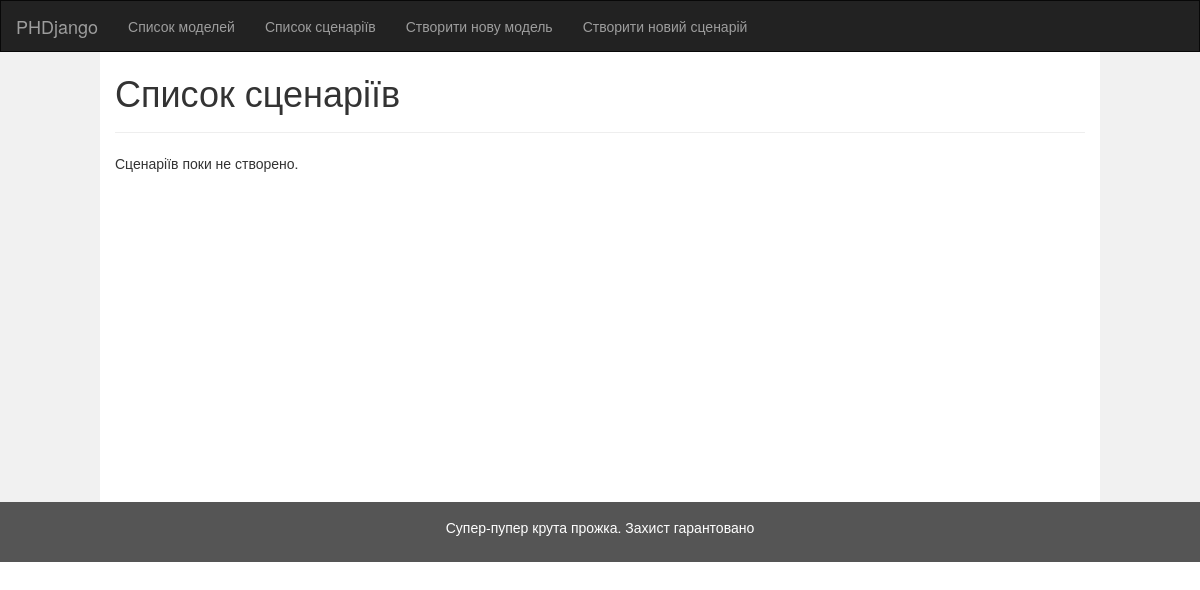
The app's page /models/model-run-config/, older data.
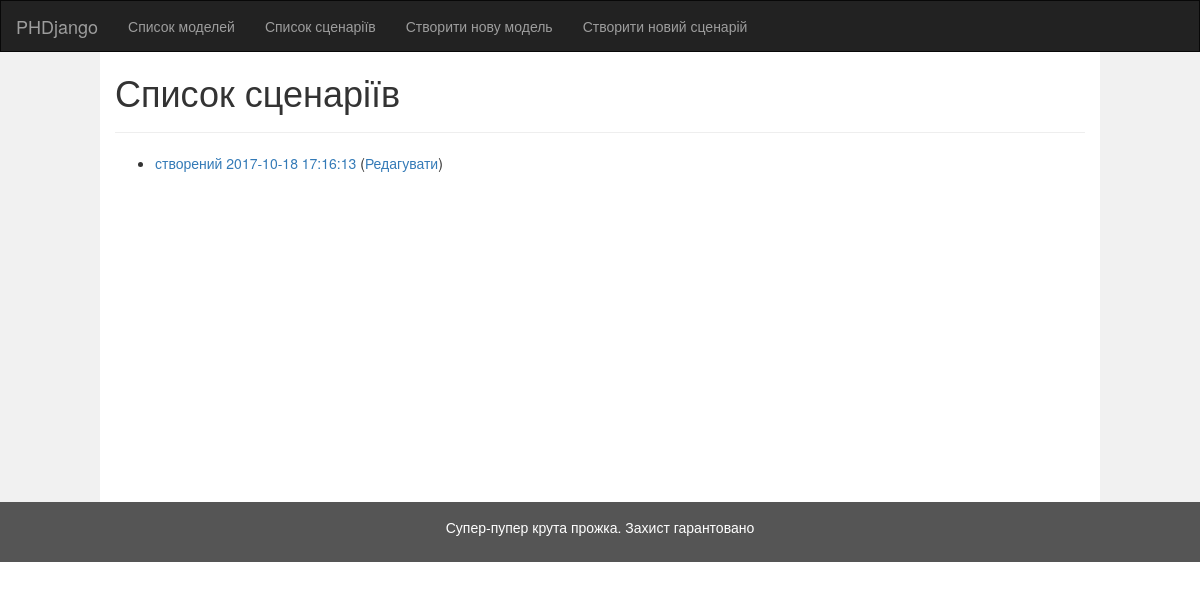
The same page, newer data.
### models/models.py (models this page shows)
class ModelRunConfiguration(models.Model):
    title = models.CharField(null=True, max_length=1024)
    created_at = models.DateTimeField(auto_now_add=True, null = True)
    iterations = models.IntegerField("Кількість ітерацій", default = 10)
    initial_money = models.FloatField("Початковий обсяг грошової маси", default = 100000)
    household_birth = models.IntegerField("Приріст чисельності домогосподарств", default = 10)
    firm_birth = models.IntegerField("Рівень появи нових фірм", default = 0)
    money_growth = models.FloatField("Приріст грошової маси", default = 2000)
    raw_firm_config = models.ForeignKey(FirmRunConfiguration, related_name="RawFirm", null=True)
    capital_firm_config = models.ForeignKey(FirmRunConfiguration, related_name="CapitalFirm", null=True)
    production_firm_config = models.ForeignKey(FirmRunConfiguration, related_name="ProductionFirm", null=True)
    household_config = models.ForeignKey(HouseholdRunConfiguration, related_name="Household", null=True)
    government_config = models.ForeignKey(GovernmentRunConfiguration, related_name="Government", null=True)
    outside_world_config = models.ForeignKey(OutsideWorldRunConfiguration, related_name="OutsideWorld", null=True)
    def natural_key(self):
        return (self.title, self.created_at, self.iterations, self.initial_money, self.household_birth, self.firm_birth,
                self.money_growth,) + self.raw_firm_config.natural_key() + self.capital_firm_config.natural_key() + \
               self.production_firm_config.natural_key() + self.household_config.natural_key() + self.government_config.natural_key() + \
               self.outside_world_config.natural_key()
    natural_key.dependencies = ['phdjango.FirmRunConfiguration', 'phdjango.HouseholdRunConfiguration',
                                'phdjango.GovernmentRunConfiguration', 'phdjango.OutsideWorldRunConfiguration']
    def __str__(self):
        return "Сценарій " + str(
            self.title) if self.title is not None else "" + " створений " + self.created_at.strftime("%Y-%m-%d %H:%M:%S")

### models/run_config_views.py (the view)
class RunConfIndexView(generic.ListView):
    template_name = 'models/run-conf-index.html'
    context_object_name = 'latest_run_conf_list'
    def get_queryset(self):
        return ModelRunConfiguration.objects.order_by('-created_at')

### models/templates/models/run-conf-index.html
{% extends 'models/base.html' %}
{% block title %}Список сценаріїв{% endblock %}
{% block content %}
    {% if latest_run_conf_list %}
        <ul>
            {% for model in latest_run_conf_list %}
                <li>
                    <a href="{% url 'models:model-run-config-detail' model.id %}">{{ model }}</a>
                    (<a href="{% url 'models:model-run-config-edit-basic' model.id %}">Редагувати</a>)
                </li>
            {% endfor %}
        </ul>
    {% else %}
        <p>Сценаріїв поки не створено.</p>
    {% endif %}
{% endblock %}

Row changes from the older to the newer data that the page shows:
added ModelRunConfiguration: title+created_at "створений 2017-10-18 17:16:13"
Text that changed along with them:
text no longer shown: "Сценаріїв поки не створено."
